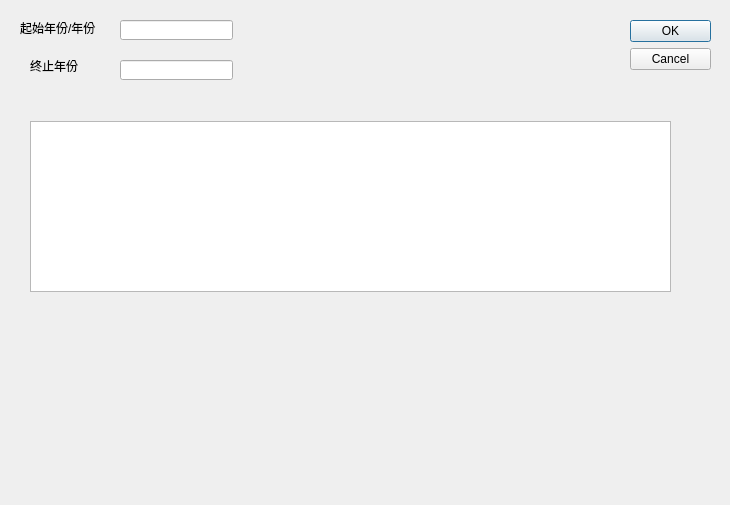
<?xml version="1.0" encoding="UTF-8"?>
<ui version="4.0">
 <class>staticYearDialog</class>
 <widget class="QDialog" name="staticYearDialog">
  <property name="geometry">
   <rect>
    <x>0</x>
    <y>0</y>
    <width>730</width>
    <height>505</height>
   </rect>
  </property>
  <property name="windowTitle">
   <string>Dialog</string>
  </property>
  <widget class="QDialogButtonBox" name="buttonBox">
   <property name="geometry">
    <rect>
     <x>630</x>
     <y>20</y>
     <width>81</width>
     <height>241</height>
    </rect>
   </property>
   <property name="orientation">
    <enum>Qt::Vertical</enum>
   </property>
   <property name="standardButtons">
    <set>QDialogButtonBox::Cancel|QDialogButtonBox::Ok</set>
   </property>
  </widget>
  <widget class="QLabel" name="label">
   <property name="geometry">
    <rect>
     <x>10</x>
     <y>430</y>
     <width>221</width>
     <height>61</height>
    </rect>
   </property>
   <property name="text">
    <string/>
   </property>
  </widget>
  <widget class="QLabel" name="label_2">
   <property name="geometry">
    <rect>
     <x>20</x>
     <y>20</y>
     <width>81</width>
     <height>16</height>
    </rect>
   </property>
   <property name="text">
    <string>起始年份/年份</string>
   </property>
  </widget>
  <widget class="QLabel" name="label_3">
   <property name="geometry">
    <rect>
     <x>30</x>
     <y>60</y>
     <width>54</width>
     <height>12</height>
    </rect>
   </property>
   <property name="text">
    <string>终止年份</string>
   </property>
  </widget>
  <widget class="QLineEdit" name="year">
   <property name="geometry">
    <rect>
     <x>120</x>
     <y>20</y>
     <width>113</width>
     <height>20</height>
    </rect>
   </property>
  </widget>
  <widget class="QLineEdit" name="endYear">
   <property name="geometry">
    <rect>
     <x>120</x>
     <y>60</y>
     <width>113</width>
     <height>20</height>
    </rect>
   </property>
  </widget>
  <widget class="QTableView" name="tableView">
   <property name="geometry">
    <rect>
     <x>30</x>
     <y>121</y>
     <width>641</width>
     <height>171</height>
    </rect>
   </property>
  </widget>
 </widget>
 <resources/>
 <connections>
  <connection>
   <sender>buttonBox</sender>
   <signal>rejected()</signal>
   <receiver>staticYearDialog</receiver>
   <slot>reject()</slot>
   <hints>
    <hint type="sourcelabel">
     <x>316</x>
     <y>260</y>
    </hint>
    <hint type="destinationlabel">
     <x>286</x>
     <y>274</y>
    </hint>
   </hints>
  </connection>
 </connections>
</ui>
